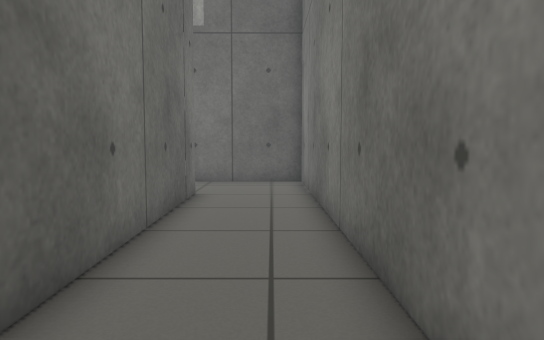
view 1 (above)

16 first-person views from a walk through a robot-simulator world made for Gazebo. The camera is 0.16 m above the floor, tilts 4° down and sees 70° across. The floor is counted in squares, 0.1 m on a side. Each view is taken from the middle of a square. On the plan, view 1 faces up. The plan holds only what a view shows up to about 17 squares ahead; the rest is blank.

view 2
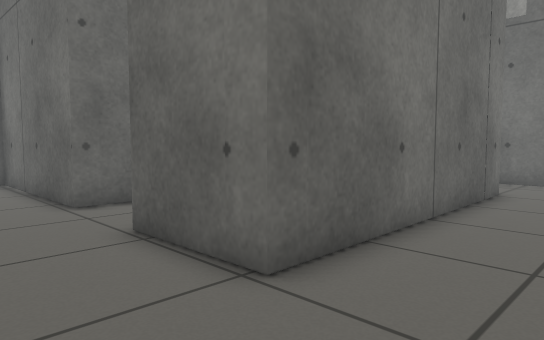

view 3
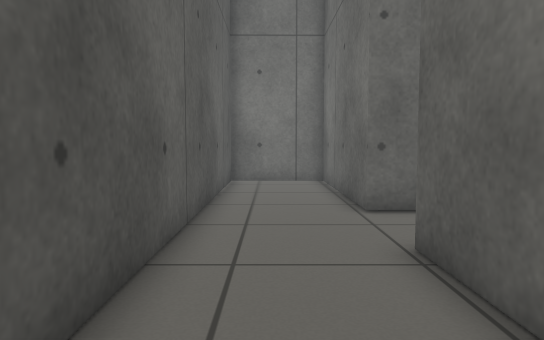

view 4
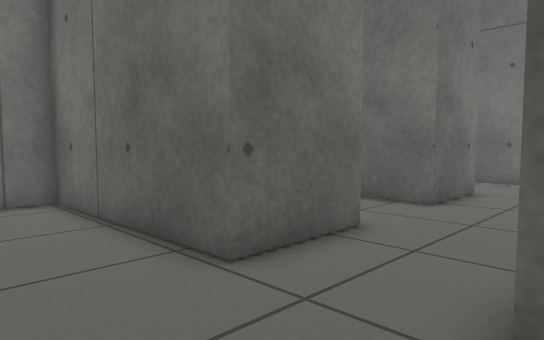

view 5
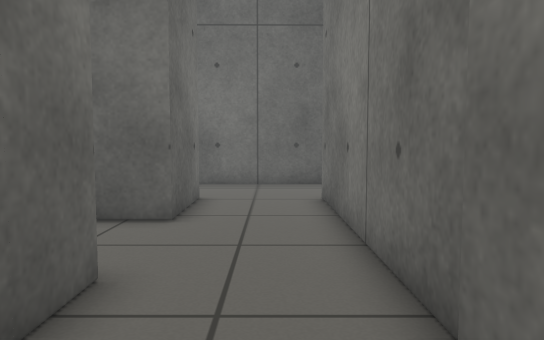

view 6
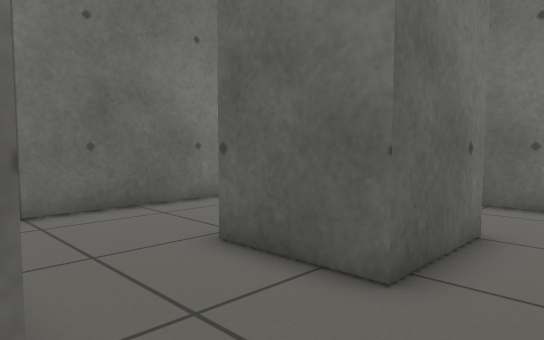

view 7
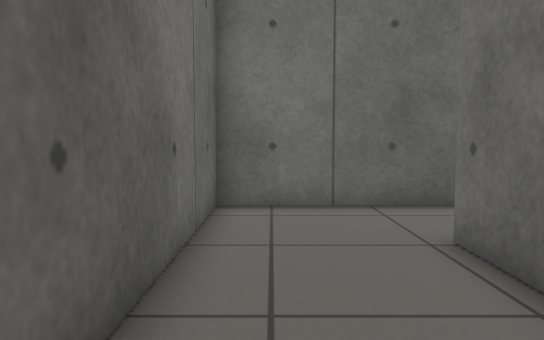

view 8
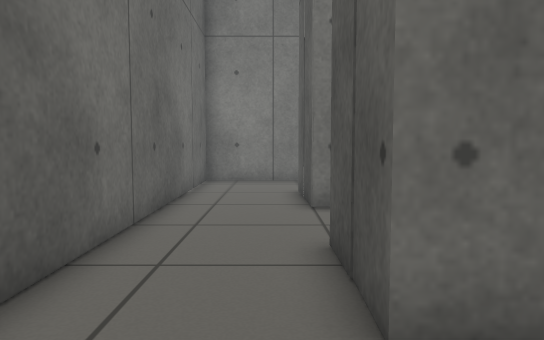

view 9
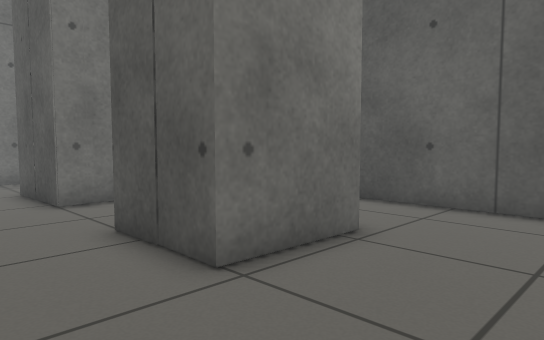

view 10
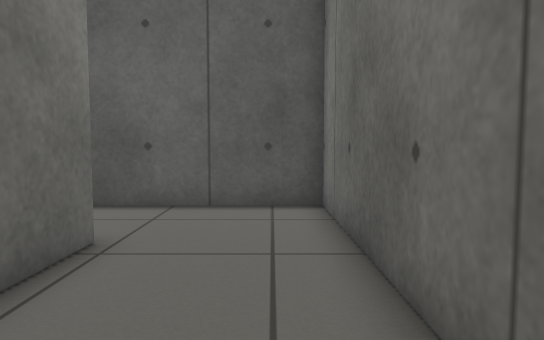

view 11
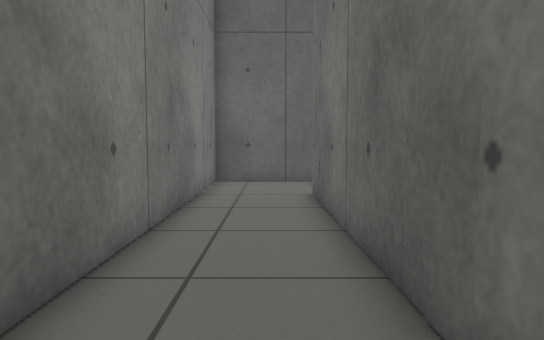

view 12
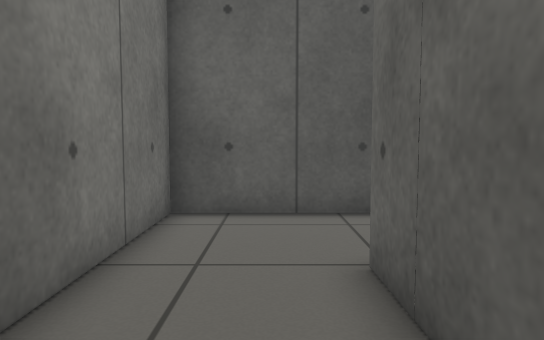

view 13
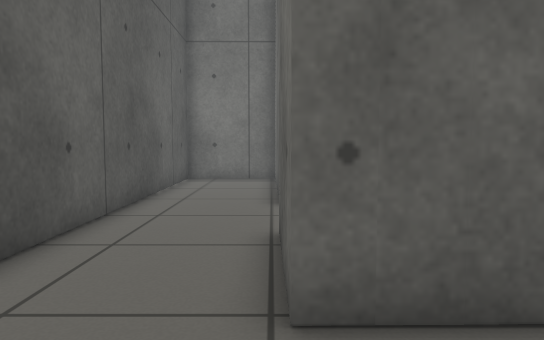

view 14
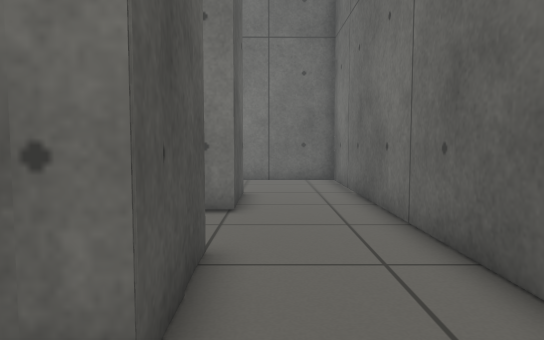

view 15
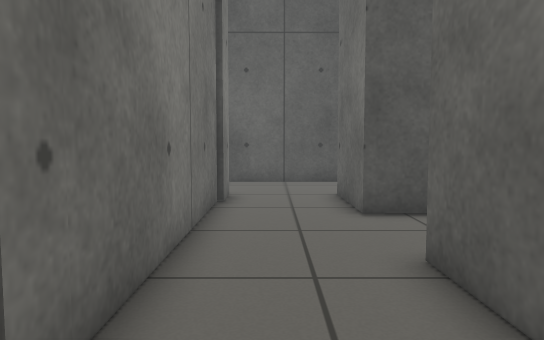

view 16
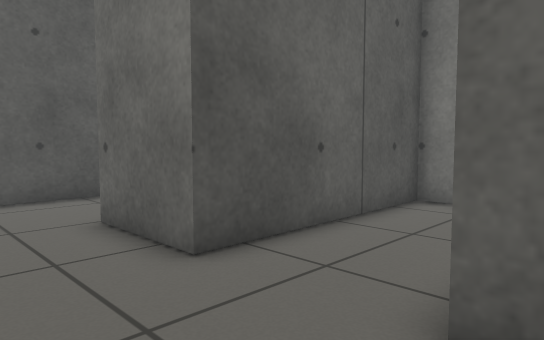

### Floor plan
Points are (right, up) in squares from view 1. A wall is a line through its corners. A room is listed if a view was taken in it or the views show most of it. See-through windows are left out.
Room 1 (views 1, 2, 3, 4, 5, 6, 7, 8, 9, 10, 11, 12, 13, 14, 15, 16)
walls: (-9, 5.4) (-9, 2.1) (-16.1, 2) (-16, -1.7) (1.3, -1.6) (1.2, 15.7) (-16.4, 15.6) (-16.3, 5.3) (-9, 5.4); (-9.1, 8.9) (-12.2, 8.9) (-12.1, 12.1) (-9.1, 12) (-9.1, 8.9); (-5.5, 3.6) (-5.6, 12) (-2.4, 12.1) (-2.2, 2.2) (-5.7, 2.1) (-5.7, 3.7); (-5.6, 11.9) (-4.7, 11.9)

Where each view was taken, in squares from view 1:
view 1: 0 up, 0 right, facing up
view 2: 1 down, 1 right, facing up-left
view 3: 0 up, 0 right, facing left
view 4: 1 down, 5 left, facing up-left
view 5: 1 up, 7 left, facing up
view 6: 5 up, 7 left, facing up-left
view 7: 6 up, 15 left, facing up
view 8: 13 up, 15 left, facing right
view 9: 15 up, 16 left, facing down-right
view 10: 15 up, 15 left, facing down
view 11: 14 up, 1 left, facing down
view 12: 7 up, 1 left, facing down
view 13: 2 up, 1 right, facing left
view 14: 13 up, 0 right, facing left
view 15: 14 up, 7 left, facing down
view 16: 10 up, 6 left, facing down-left
